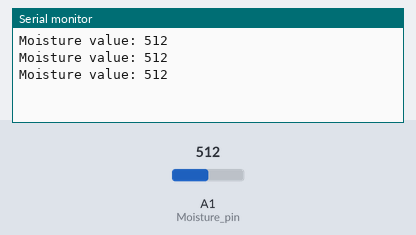
This sketch was run on a simulated Arduino Uno, built with avr-gcc and run on an emulated ATmega328P. Parts: the last lines printed to the serial monitor. The inputs (shaded band) are chosen by the test bench; at power-on: A1 (Moisture_pin) = 512.

Above: at 1.3 s.
1.4 s: A1 (Moisture_pin) set to 716
At 1.9 s:
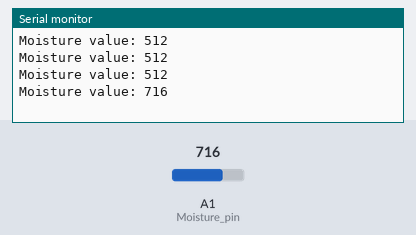
2.9 s: A1 (Moisture_pin) set to 900
At 3.4 s:
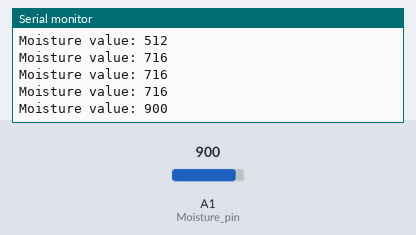
Timing chart, 0 to 5.9 s (numbered marks = the images above; inputs shaded):
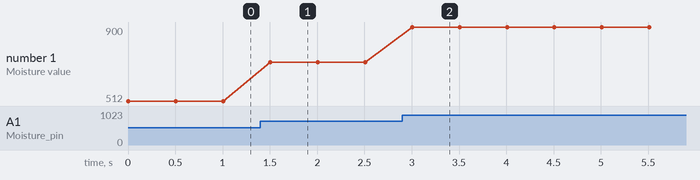

The sketch:

Moisture_Measurement_v2.ino
```cpp
#define Moisture_pin A1
int sensorValue;
void setup() {
  // put your setup code here, to run once:
Serial.begin(9600);
pinMode(Moisture_pin,INPUT);
}

void loop() {
  // put your main code here, to run repeatedly:
sensorValue=analogRead(Moisture_pin);
Serial.println("\n");
Serial.print("Moisture value: ");
Serial.print(sensorValue);
delay(500);
Serial.print("\n");
}
```

Measured:
- after the input at 1.4 s, the serial monitor: prints a new line after 0.11 s (image 1)
- after the input at 2.9 s, the serial monitor: prints a new line after 0.11 s (image 2)
- plotted number 1: 512 → 716 after the input at 1.4 s, 716 → 900 after the input at 2.9 s
